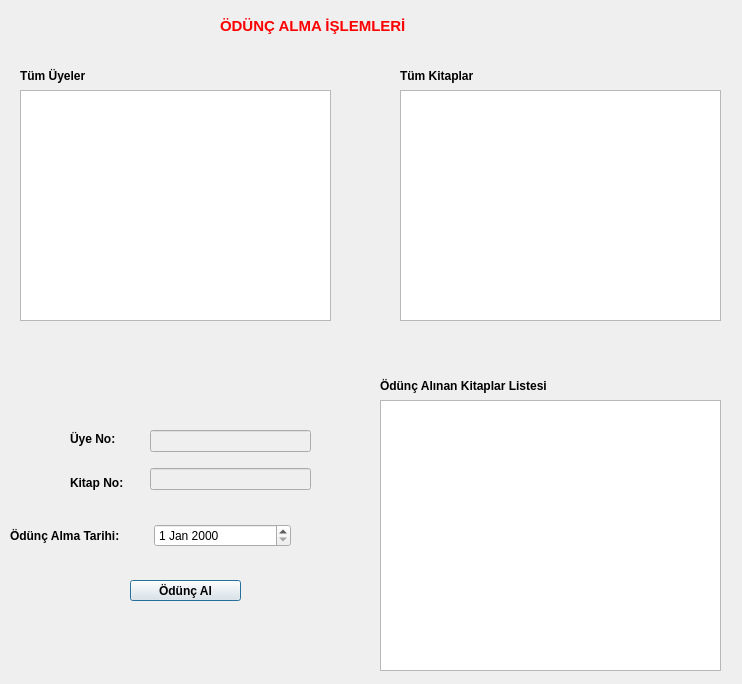
<?xml version="1.0" encoding="UTF-8"?>
<ui version="4.0">
 <class>odunc_alma</class>
 <widget class="QDialog" name="odunc_alma">
  <property name="geometry">
   <rect>
    <x>0</x>
    <y>0</y>
    <width>742</width>
    <height>684</height>
   </rect>
  </property>
  <property name="windowTitle">
   <string>Dialog</string>
  </property>
  <widget class="QTableView" name="tableView_tum_kitaplar">
   <property name="geometry">
    <rect>
     <x>400</x>
     <y>90</y>
     <width>321</width>
     <height>231</height>
    </rect>
   </property>
  </widget>
  <widget class="QLabel" name="label_7">
   <property name="geometry">
    <rect>
     <x>380</x>
     <y>370</y>
     <width>371</width>
     <height>31</height>
    </rect>
   </property>
   <property name="font">
    <font>
     <bold>true</bold>
    </font>
   </property>
   <property name="text">
    <string>Ödünç Alınan Kitaplar Listesi</string>
   </property>
  </widget>
  <widget class="QWidget" name="layoutWidget_2">
   <property name="geometry">
    <rect>
     <x>70</x>
     <y>420</y>
     <width>68</width>
     <height>81</height>
    </rect>
   </property>
   <layout class="QVBoxLayout" name="verticalLayout">
    <item>
     <widget class="QLabel" name="label">
      <property name="font">
       <font>
        <bold>true</bold>
       </font>
      </property>
      <property name="text">
       <string>Üye No:</string>
      </property>
     </widget>
    </item>
    <item>
     <widget class="QLabel" name="label_2">
      <property name="font">
       <font>
        <bold>true</bold>
       </font>
      </property>
      <property name="text">
       <string>Kitap No:</string>
      </property>
     </widget>
    </item>
   </layout>
  </widget>
  <widget class="QLabel" name="label_6">
   <property name="geometry">
    <rect>
     <x>400</x>
     <y>60</y>
     <width>271</width>
     <height>31</height>
    </rect>
   </property>
   <property name="font">
    <font>
     <bold>true</bold>
    </font>
   </property>
   <property name="text">
    <string>Tüm Kitaplar</string>
   </property>
  </widget>
  <widget class="QWidget" name="layoutWidget">
   <property name="geometry">
    <rect>
     <x>150</x>
     <y>420</y>
     <width>161</width>
     <height>81</height>
    </rect>
   </property>
   <layout class="QVBoxLayout" name="verticalLayout_2">
    <item>
     <widget class="QLineEdit" name="lineEdit_uye_no">
      <property name="enabled">
       <bool>false</bool>
      </property>
     </widget>
    </item>
    <item>
     <widget class="QLineEdit" name="lineEdit_kitap_no">
      <property name="enabled">
       <bool>false</bool>
      </property>
     </widget>
    </item>
   </layout>
  </widget>
  <widget class="QPushButton" name="btn_odunc_al">
   <property name="geometry">
    <rect>
     <x>130</x>
     <y>580</y>
     <width>111</width>
     <height>21</height>
    </rect>
   </property>
   <property name="font">
    <font>
     <bold>true</bold>
    </font>
   </property>
   <property name="text">
    <string>Ödünç Al</string>
   </property>
  </widget>
  <widget class="QTableView" name="tableView_odunc_alnan">
   <property name="geometry">
    <rect>
     <x>380</x>
     <y>400</y>
     <width>341</width>
     <height>271</height>
    </rect>
   </property>
  </widget>
  <widget class="QTableView" name="tableView_tum_uyeler">
   <property name="geometry">
    <rect>
     <x>20</x>
     <y>90</y>
     <width>311</width>
     <height>231</height>
    </rect>
   </property>
  </widget>
  <widget class="QLabel" name="label_8">
   <property name="geometry">
    <rect>
     <x>20</x>
     <y>60</y>
     <width>271</width>
     <height>31</height>
    </rect>
   </property>
   <property name="font">
    <font>
     <bold>true</bold>
    </font>
   </property>
   <property name="text">
    <string>Tüm Üyeler</string>
   </property>
  </widget>
  <widget class="QLabel" name="label_9">
   <property name="geometry">
    <rect>
     <x>220</x>
     <y>10</y>
     <width>271</width>
     <height>31</height>
    </rect>
   </property>
   <property name="palette">
    <palette>
     <active>
      <colorrole role="WindowText">
       <brush brushstyle="SolidPattern">
        <color alpha="255">
         <red>255</red>
         <green>0</green>
         <blue>0</blue>
        </color>
       </brush>
      </colorrole>
     </active>
     <inactive>
      <colorrole role="WindowText">
       <brush brushstyle="SolidPattern">
        <color alpha="255">
         <red>255</red>
         <green>0</green>
         <blue>0</blue>
        </color>
       </brush>
      </colorrole>
     </inactive>
     <disabled/>
    </palette>
   </property>
   <property name="font">
    <font>
     <pointsize>11</pointsize>
     <bold>true</bold>
    </font>
   </property>
   <property name="text">
    <string>ÖDÜNÇ ALMA İŞLEMLERİ</string>
   </property>
  </widget>
  <widget class="QWidget" name="layoutWidget">
   <property name="geometry">
    <rect>
     <x>10</x>
     <y>520</y>
     <width>281</width>
     <height>31</height>
    </rect>
   </property>
   <layout class="QHBoxLayout" name="horizontalLayout">
    <item>
     <widget class="QLabel" name="label_3">
      <property name="font">
       <font>
        <bold>true</bold>
       </font>
      </property>
      <property name="text">
       <string>Ödünç Alma Tarihi:</string>
      </property>
     </widget>
    </item>
    <item>
     <widget class="QDateEdit" name="dateEdit"/>
    </item>
   </layout>
  </widget>
 </widget>
 <resources/>
 <connections/>
</ui>
